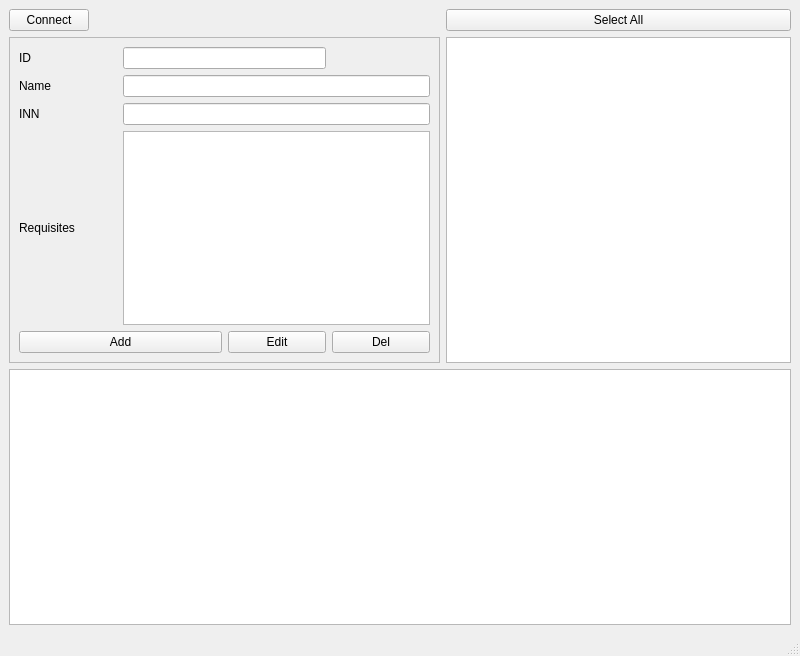
<?xml version="1.0" encoding="UTF-8"?>
<ui version="4.0">
 <class>MainWindow</class>
 <widget class="QMainWindow" name="MainWindow">
  <property name="geometry">
   <rect>
    <x>0</x>
    <y>0</y>
    <width>800</width>
    <height>656</height>
   </rect>
  </property>
  <property name="sizePolicy">
   <sizepolicy hsizetype="Minimum" vsizetype="Preferred">
    <horstretch>0</horstretch>
    <verstretch>0</verstretch>
   </sizepolicy>
  </property>
  <property name="windowTitle">
   <string>MainWindow</string>
  </property>
  <widget class="QWidget" name="centralwidget">
   <layout class="QGridLayout" name="gridLayout_2">
    <item row="1" column="0" colspan="3">
     <widget class="QFrame" name="frame">
      <property name="minimumSize">
       <size>
        <width>335</width>
        <height>326</height>
       </size>
      </property>
      <property name="frameShape">
       <enum>QFrame::StyledPanel</enum>
      </property>
      <property name="frameShadow">
       <enum>QFrame::Raised</enum>
      </property>
      <layout class="QGridLayout" name="gridLayout">
       <item row="0" column="0">
        <widget class="QLabel" name="lbID">
         <property name="text">
          <string>ID</string>
         </property>
        </widget>
       </item>
       <item row="0" column="1" colspan="2">
        <widget class="QLineEdit" name="leID"/>
       </item>
       <item row="1" column="0">
        <widget class="QLabel" name="lbName">
         <property name="text">
          <string>Name</string>
         </property>
        </widget>
       </item>
       <item row="1" column="1" colspan="3">
        <widget class="QLineEdit" name="leName"/>
       </item>
       <item row="2" column="0">
        <widget class="QLabel" name="lbINN">
         <property name="text">
          <string>INN</string>
         </property>
        </widget>
       </item>
       <item row="2" column="1" colspan="3">
        <widget class="QLineEdit" name="leINN"/>
       </item>
       <item row="3" column="0">
        <widget class="QLabel" name="lbRequisites">
         <property name="text">
          <string>Requisites</string>
         </property>
        </widget>
       </item>
       <item row="4" column="0" colspan="2">
        <widget class="QPushButton" name="btnAdd">
         <property name="text">
          <string>Add</string>
         </property>
        </widget>
       </item>
       <item row="4" column="2">
        <widget class="QPushButton" name="btnEdit">
         <property name="text">
          <string>Edit</string>
         </property>
        </widget>
       </item>
       <item row="4" column="3">
        <widget class="QPushButton" name="btnDel">
         <property name="text">
          <string>Del</string>
         </property>
        </widget>
       </item>
       <item row="3" column="1" colspan="3">
        <widget class="QTextEdit" name="teReq"/>
       </item>
      </layout>
     </widget>
    </item>
    <item row="0" column="3">
     <widget class="QPushButton" name="btnSelectAll">
      <property name="text">
       <string>Select All</string>
      </property>
     </widget>
    </item>
    <item row="0" column="0" colspan="2">
     <widget class="QPushButton" name="btnConnect">
      <property name="text">
       <string>Connect</string>
      </property>
     </widget>
    </item>
    <item row="0" column="2">
     <spacer name="horizontalSpacer">
      <property name="orientation">
       <enum>Qt::Horizontal</enum>
      </property>
      <property name="sizeHint" stdset="0">
       <size>
        <width>345</width>
        <height>20</height>
       </size>
      </property>
     </spacer>
    </item>
    <item row="2" column="0" colspan="4">
     <widget class="QTextEdit" name="teResult">
      <property name="readOnly">
       <bool>true</bool>
      </property>
     </widget>
    </item>
    <item row="1" column="3">
     <widget class="QTableWidget" name="twOrg"/>
    </item>
   </layout>
  </widget>
  <widget class="QMenuBar" name="menubar">
   <property name="geometry">
    <rect>
     <x>0</x>
     <y>0</y>
     <width>800</width>
     <height>22</height>
    </rect>
   </property>
  </widget>
  <widget class="QStatusBar" name="statusbar"/>
 </widget>
 <resources/>
 <connections/>
</ui>
